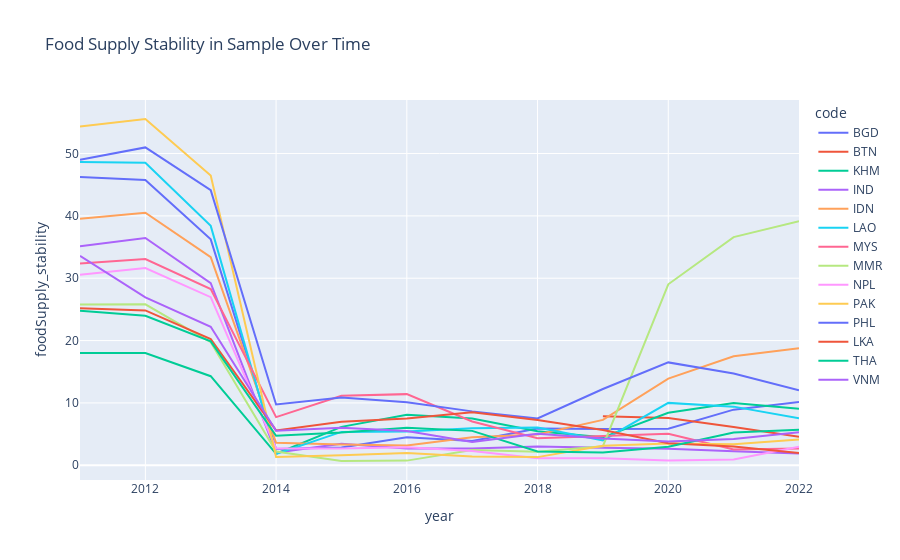

Notebook source saved alongside this figure:
### Code cell
px.line(
    df_for_interactive,
    x = 'year',
    y = 'foodSupply_stability',
    color = 'code',
    title='Food Supply Stability in Sample Over Time'
)

### Figure 1 — Plotly figure (JSON) as saved in the notebook; plotly's stock layout.template omitted (floating-point values rounded to 4 significant figures)
{"data": [{"hovertemplate": "code=BGD<br>year=%{x}<br>foodSupply_stability=%{y}<extra></extra>", "legendgroup": "BGD", "line": {"color": "#636efa", "dash": "solid"}, "marker": {"symbol": "circle"}, "mode": "lines", "name": "BGD", "orientation": "v", "showlegend": true, "type": "scatter", "x": [2011, 2012, 2013, 2014, 2015, 2016, 2016, 2017, 2017, 2018, 2018, 2019, 2019, 2020, 2020, 2021, 2021, 2022, 2022], "xaxis": "x", "y": [46.22, 45.76, 36.23, 2.619, 2.833, 4.476, 4.476, 3.906, 3.906, 5.898, 5.898, 5.805, 5.805, 5.857, 5.857, 8.92, 8.92, 10.14, 10.14], "yaxis": "y"}, {"hovertemplate": "code=BTN<br>year=%{x}<br>foodSupply_stability=%{y}<extra></extra>", "legendgroup": "BTN", "line": {"color": "#EF553B", "dash": "solid"}, "marker": {"symbol": "circle"}, "mode": "lines", "name": "BTN", "orientation": "v", "showlegend": true, "type": "scatter", "x": [2019, 2019, 2020, 2020, 2021, 2021, 2022, 2022], "xaxis": "x", "y": [7.845, 7.845, 7.585, 7.585, 6.139, 6.139, 4.572, 4.572], "yaxis": "y"}, {"hovertemplate": "code=KHM<br>year=%{x}<br>foodSupply_stability=%{y}<extra></extra>", "legendgroup": "KHM", "line": {"color": "#00cc96", "dash": "solid"}, "marker": {"symbol": "circle"}, "mode": "lines", "name": "KHM", "orientation": "v", "showlegend": true, "type": "scatter", "x": [2011, 2012, 2013, 2014, 2015, 2016, 2016, 2017, 2017, 2018, 2018, 2019, 2019, 2020, 2020, 2021, 2021, 2022, 2022], "xaxis": "x", "y": [17.99, 17.99, 14.28, 1.841, 6.16, 8.113, 8.113, 7.504, 7.504, 5.446, 5.446, 4.478, 4.478, 8.412, 8.412, 10.0, 10.0, 9.074, 9.074], "yaxis": "y"}, {"hovertemplate": "code=IND<br>year=%{x}<br>foodSupply_stability=%{y}<extra></extra>", "legendgroup": "IND", "line": {"color": "#ab63fa", "dash": "solid"}, "marker": {"symbol": "circle"}, "mode": "lines", "name": "IND", "orientation": "v", "showlegend": true, "type": "scatter", "x": [2011, 2012, 2013, 2014, 2015, 2016, 2016, 2017, 2017, 2018, 2018, 2019, 2019, 2020, 2020, 2021, 2021, 2022, 2022], "xaxis": "x", "y": [35.13, 36.46, 29.21, 2.034, 3.454, 2.692, 2.692, 2.668, 2.668, 3.008, 3.008, 2.799, 2.799, 2.655, 2.655, 2.247, 2.247, 1.879, 1.879], "yaxis": "y"}, {"hovertemplate": "code=IDN<br>year=%{x}<br>foodSupply_stability=%{y}<extra></extra>", "legendgroup": "IDN", "line": {"color": "#FFA15A", "dash": "solid"}, "marker": {"symbol": "circle"}, "mode": "lines", "name": "IDN", "orientation": "v", "showlegend": true, "type": "scatter", "x": [2011, 2012, 2013, 2014, 2015, 2016, 2016, 2017, 2017, 2018, 2018, 2019, 2019, 2020, 2020, 2021, 2021, 2022, 2022], "xaxis": "x", "y": [39.52, 40.51, 33.37, 3.615, 3.321, 3.156, 3.156, 4.488, 4.488, 4.928, 4.928, 7.271, 7.271, 13.91, 13.91, 17.48, 17.48, 18.77, 18.77], "yaxis": "y"}, {"hovertemplate": "code=LAO<br>year=%{x}<br>foodSupply_stability=%{y}<extra></extra>", "legendgroup": "LAO", "line": {"color": "#19d3f3", "dash": "solid"}, "marker": {"symbol": "circle"}, "mode": "lines", "name": "LAO", "orientation": "v", "showlegend": true, "type": "scatter", "x": [2011, 2012, 2013, 2014, 2015, 2016, 2016, 2017, 2017, 2018, 2018, 2019, 2019, 2020, 2020, 2021, 2021, 2022, 2022], "xaxis": "x", "y": [48.65, 48.5, 38.39, 1.828, 5.353, 5.401, 5.401, 5.925, 5.925, 6.037, 6.037, 3.996, 3.996, 10.01, 10.01, 9.403, 9.403, 7.534, 7.534], "yaxis": "y"}, {"hovertemplate": "code=MYS<br>year=%{x}<br>foodSupply_stability=%{y}<extra></extra>", "legendgroup": "MYS", "line": {"color": "#FF6692", "dash": "solid"}, "marker": {"symbol": "circle"}, "mode": "lines", "name": "MYS", "orientation": "v", "showlegend": true, "type": "scatter", "x": [2011, 2012, 2013, 2014, 2015, 2016, 2017, 2018, 2019, 2020, 2021, 2022], "xaxis": "x", "y": [32.37, 33.07, 28.27, 7.715, 11.14, 11.41, 7.028, 4.336, 4.702, 5.061, 2.539, 2.697], "yaxis": "y"}, {"hovertemplate": "code=MMR<br>year=%{x}<br>foodSupply_stability=%{y}<extra></extra>", "legendgroup": "MMR", "line": {"color": "#B6E880", "dash": "solid"}, "marker": {"symbol": "circle"}, "mode": "lines", "name": "MMR", "orientation": "v", "showlegend": true, "type": "scatter", "x": [2011, 2012, 2013, 2014, 2015, 2016, 2016, 2017, 2017, 2018, 2018, 2019, 2019, 2020, 2020, 2021, 2021, 2022, 2022], "xaxis": "x", "y": [25.8, 25.82, 19.75, 2.193, 0.6825, 0.7433, 0.7433, 2.435, 2.435, 2.167, 2.167, 3.056, 3.056, 29.03, 29.03, 36.6, 36.6, 39.15, 39.15], "yaxis": "y"}, {"hovertemplate": "code=NPL<br>year=%{x}<br>foodSupply_stability=%{y}<extra></extra>", "legendgroup": "NPL", "line": {"color": "#FF97FF", "dash": "solid"}, "marker": {"symbol": "circle"}, "mode": "lines", "name": "NPL", "orientation": "v", "showlegend": true, "type": "scatter", "x": [2011, 2012, 2013, 2014, 2015, 2016, 2016, 2017, 2017, 2018, 2018, 2019, 2019, 2020, 2020, 2021, 2021, 2022, 2022], "xaxis": "x", "y": [30.57, 31.64, 26.96, 2.698, 2.671, 2.887, 2.887, 2.295, 2.295, 1.13, 1.13, 1.107, 1.107, 0.7698, 0.7698, 0.9304, 0.9304, 2.983, 2.983], "yaxis": "y"}, {"hovertemplate": "code=PAK<br>year=%{x}<br>foodSupply_stability=%{y}<extra></extra>", "legendgroup": "PAK", "line": {"color": "#FECB52", "dash": "solid"}, "marker": {"symbol": "circle"}, "mode": "lines", "name": "PAK", "orientation": "v", "showlegend": true, "type": "scatter", "x": [2011, 2012, 2013, 2014, 2015, 2016, 2016, 2017, 2017, 2018, 2018, 2019, 2019, 2020, 2020, 2021, 2021, 2022, 2022], "xaxis": "x", "y": [54.35, 55.54, 46.48, 1.329, 1.603, 1.963, 1.963, 1.418, 1.418, 1.304, 1.304, 3.11, 3.11, 3.476, 3.476, 3.383, 3.383, 4.147, 4.147], "yaxis": "y"}, {"hovertemplate": "code=PHL<br>year=%{x}<br>foodSupply_stability=%{y}<extra></extra>", "legendgroup": "PHL", "line": {"color": "#636efa", "dash": "solid"}, "marker": {"symbol": "circle"}, "mode": "lines", "name": "PHL", "orientation": "v", "showlegend": true, "type": "scatter", "x": [2011, 2012, 2013, 2014, 2015, 2016, 2016, 2017, 2017, 2018, 2018, 2019, 2019, 2020, 2020, 2021, 2021, 2022, 2022], "xaxis": "x", "y": [49.02, 50.98, 44.13, 9.756, 10.85, 10.11, 10.11, 8.643, 8.643, 7.518, 7.518, 12.22, 12.22, 16.5, 16.5, 14.73, 14.73, 12.02, 12.02], "yaxis": "y"}, {"hovertemplate": "code=LKA<br>year=%{x}<br>foodSupply_stability=%{y}<extra></extra>", "legendgroup": "LKA", "line": {"color": "#EF553B", "dash": "solid"}, "marker": {"symbol": "circle"}, "mode": "lines", "name": "LKA", "orientation": "v", "showlegend": true, "type": "scatter", "x": [2011, 2012, 2013, 2014, 2015, 2016, 2017, 2018, 2019, 2020, 2021, 2022], "xaxis": "x", "y": [25.2, 24.83, 20.25, 5.591, 6.988, 7.512, 8.507, 7.254, 5.639, 3.531, 2.991, 1.95], "yaxis": "y"}, {"hovertemplate": "code=THA<br>year=%{x}<br>foodSupply_stability=%{y}<extra></extra>", "legendgroup": "THA", "line": {"color": "#00cc96", "dash": "solid"}, "marker": {"symbol": "circle"}, "mode": "lines", "name": "THA", "orientation": "v", "showlegend": true, "type": "scatter", "x": [2011, 2012, 2013, 2014, 2015, 2016, 2016, 2017, 2017, 2018, 2018, 2019, 2019, 2020, 2020, 2021, 2021, 2022, 2022], "xaxis": "x", "y": [24.8, 23.98, 19.87, 4.725, 5.242, 5.999, 5.999, 5.516, 5.516, 2.221, 2.221, 2.061, 2.061, 2.952, 2.952, 5.249, 5.249, 5.677, 5.677], "yaxis": "y"}, {"hovertemplate": "code=VNM<br>year=%{x}<br>foodSupply_stability=%{y}<extra></extra>", "legendgroup": "VNM", "line": {"color": "#ab63fa", "dash": "solid"}, "marker": {"symbol": "circle"}, "mode": "lines", "name": "VNM", "orientation": "v", "showlegend": true, "type": "scatter", "x": [2011, 2012, 2013, 2014, 2015, 2016, 2016, 2017, 2017, 2018, 2018, 2019, 2019, 2020, 2020, 2021, 2021, 2022, 2022], "xaxis": "x", "y": [33.57, 26.94, 22.21, 5.534, 6.033, 5.495, 5.495, 3.746, 3.746, 5.053, 5.053, 4.307, 4.307, 3.822, 3.822, 4.227, 4.227, 5.277, 5.277], "yaxis": "y"}], "layout": {"legend": {"title": {"text": "code"}, "tracegroupgap": 0}, "title": {"text": "Food Supply Stability in Sample Over Time"}, "xaxis": {"anchor": "y", "domain": [0, 1], "title": {"text": "year"}}, "yaxis": {"anchor": "x", "domain": [0, 1], "title": {"text": "foodSupply_stability"}}}}
